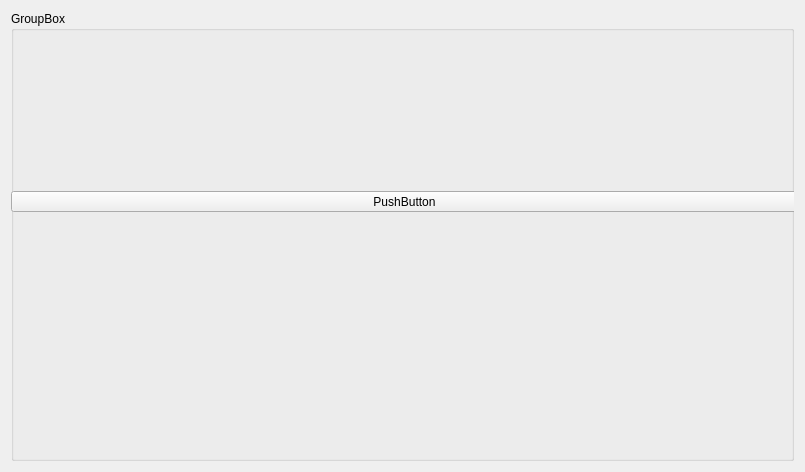
<?xml version="1.0" encoding="UTF-8"?>
<ui version="4.0">
 <class>WorkingField</class>
 <widget class="QWidget" name="WorkingField">
  <property name="geometry">
   <rect>
    <x>0</x>
    <y>0</y>
    <width>805</width>
    <height>472</height>
   </rect>
  </property>
  <property name="windowTitle">
   <string>Form</string>
  </property>
  <layout class="QGridLayout" name="gridLayout_2">
   <item row="0" column="0">
    <widget class="QGroupBox" name="groupBox">
     <property name="styleSheet">
      <string notr="true">border: none;
pressed {
background-color: qlineargradient(x1: 0, y1: 0, x2: 0, y2: 1,
stop: 0 #dadbde, stop: 1 #f6f7fa);}</string>
     </property>
     <property name="title">
      <string>GroupBox</string>
     </property>
     <property name="checkable">
      <bool>false</bool>
     </property>
     <widget class="QPushButton" name="pushButton">
      <property name="geometry">
       <rect>
        <x>0</x>
        <y>180</y>
        <width>787</width>
        <height>21</height>
       </rect>
      </property>
      <property name="text">
       <string>PushButton</string>
      </property>
     </widget>
    </widget>
   </item>
  </layout>
 </widget>
 <resources/>
 <connections/>
</ui>
